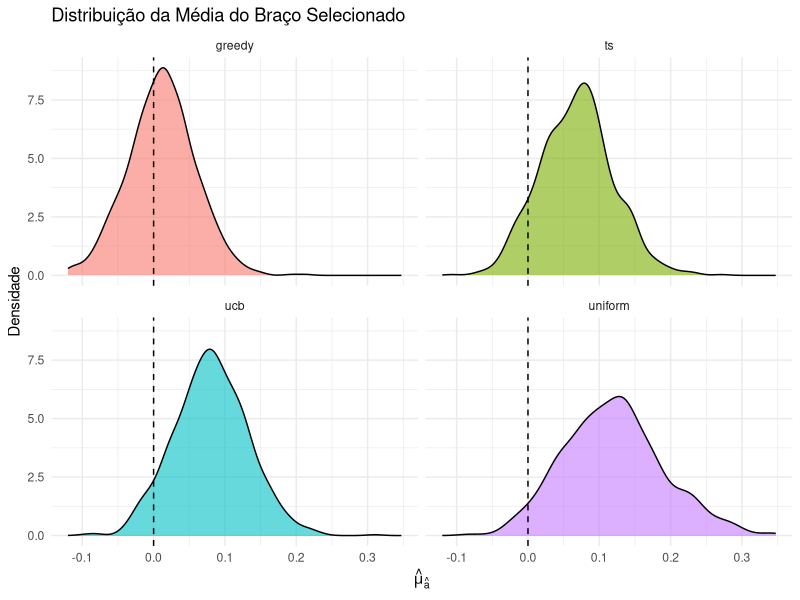
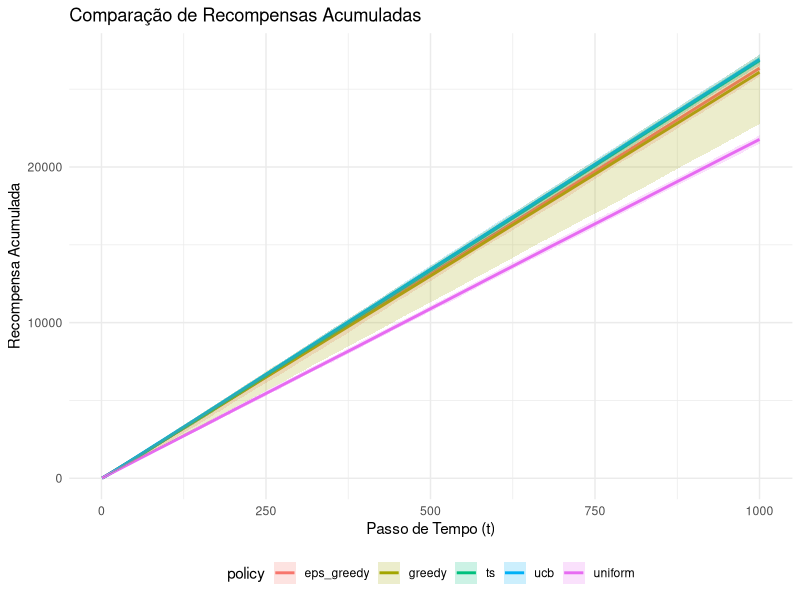

Write the R code that produced these figures, in order.
library(tidyverse)
library(patchwork)
set.seed(2026)

# Função para simular o experimento Parte 1
simular_bandit_normal <- function(T_steps = 500, policy = "uniform") {
  K <- 5
  mu <- rep(0, K)
  sigma <- 1
  
  # Inicialização
  n_a <- rep(0, K)
  sum_a <- rep(0, K)
  
  # Puxar cada braço uma vez para inicializar
  for(a in 1:K) {
    r <- rnorm(1, mu[a], sigma)
    n_a[a] <- 1
    sum_a[a] <- r
  }
  
  for(t in (K+1):T_steps) {
    mu_hat <- sum_a / n_a
    
    if(policy == "uniform") {
      a_t <- sample(1:K, 1)
    } else if(policy == "greedy") {
      a_t <- which.max(mu_hat)
    } else if(policy == "ucb") {
      # c = 2 para UCB
      ucb_score <- mu_hat + 2 * sqrt(log(t) / n_a)
      a_t <- which.max(ucb_score)
    } else if(policy == "ts") {
      # Thompson Sampling: posteriori N(mu_hat, sigma^2/n_a) assumindo priori plana
      theta_sample <- rnorm(K, mean = mu_hat, sd = sigma/sqrt(n_a))
      a_t <- which.max(theta_sample)
    }
    
    r <- rnorm(1, mu[a_t], sigma)
    n_a[a_t] <- n_a[a_t] + 1
    sum_a[a_t] <- sum_a[a_t] + r
  }
  
  mu_hat_final <- sum_a / n_a
  a_star <- which.max(mu_hat_final)
  mu_hat_star <- mu_hat_final[a_star]
  n_star <- n_a[a_star]
  
  # IC 95%
  moe <- 1.96 * sigma / sqrt(n_star)
  ic_lower <- mu_hat_star - moe
  ic_upper <- mu_hat_star + moe
  
  # Cobertura empírica (se 0 está no IC)
  cobertura <- (0 >= ic_lower) & (0 <= ic_upper)
  
  return(data.frame(policy = policy, a_star = a_star, mu_hat_star = mu_hat_star, 
                    n_star = n_star, cobertura = cobertura))
}

n_sims <- 1000
policies <- c("uniform", "greedy", "ucb", "ts")
resultados_p1 <- bind_rows(lapply(policies, function(p) {
  bind_rows(replicate(n_sims, simular_bandit_normal(T_steps = 500, policy = p), simplify = FALSE))
}))

cobertura_resumo <- resultados_p1 %>%
  group_by(policy) %>%
  summarise(cobertura_empirica = mean(cobertura),
            mu_hat_medio = mean(mu_hat_star),
            .groups = 'drop')


knitr::kable(cobertura_resumo, col.names = c("Política", "Cobertura Empírica", "Média de $\\hat{\\mu}_{\\hat{a}}$"), digits = 3)

ggplot(resultados_p1, aes(x = mu_hat_star, fill = policy)) +
  geom_density(alpha = 0.6) +
  geom_vline(xintercept = 0, linetype = "dashed", color = "black") +
  facet_wrap(~policy) +
  theme_minimal() +
  labs(x = expression(hat(mu)[hat(a)]), y = "Densidade", title = "Distribuição da Média do Braço Selecionado") +
  theme(legend.position = "none")

simular_poisson_bandit <- function(T_steps = 1000, policy = "uniform", epsilon = 0.1) {
  K <- 5
  lambda_true <- c(18, 20, 21, 23, 27)
  
  # Priori Gamma(alpha_0, beta_0)
  alpha_0 <- 2
  beta_0 <- 0.1
  
  alpha_t <- rep(alpha_0, K)
  beta_t <- rep(beta_0, K)
  
  rewards <- numeric(T_steps)
  actions <- numeric(T_steps)
  
  # Inicialização
  for(a in 1:K) {
    r <- rpois(1, lambda_true[a])
    rewards[a] <- r
    actions[a] <- a
    alpha_t[a] <- alpha_t[a] + r
    beta_t[a] <- beta_t[a] + 1
  }
  
  for(t in (K+1):T_steps) {
    # Médias a posteriori
    mu_hat <- alpha_t / beta_t
    
    if(policy == "uniform") {
      a_t <- sample(1:K, 1)
    } else if(policy == "greedy") {
      a_t <- which.max(mu_hat)
    } else if(policy == "eps_greedy") {
      if(runif(1) < epsilon) {
        a_t <- sample(1:K, 1)
      } else {
        a_t <- which.max(mu_hat)
      }
    } else if(policy == "ucb") {
      # Adaptando UCB para variância da posteriori Gamma: Var = alpha / beta^2
      # Usando limite superior aproximado
      std_dev <- sqrt(alpha_t / (beta_t^2))
      ucb_score <- mu_hat + 2 * std_dev
      a_t <- which.max(ucb_score)
    } else if(policy == "ts") {
      # Thompson Sampling: amostragem da priori conjugada Gamma
      lambda_sample <- rgamma(K, shape = alpha_t, rate = beta_t)
      a_t <- which.max(lambda_sample)
    }
    
    r <- rpois(1, lambda_true[a_t])
    rewards[t] <- r
    actions[t] <- a_t
    
    # Atualização conjugada
    alpha_t[a_t] <- alpha_t[a_t] + r
    beta_t[a_t] <- beta_t[a_t] + 1
  }
  
  return(data.frame(t = 1:T_steps, policy = policy, reward = rewards, action = actions))
}

policies_p2 <- c("uniform", "greedy", "eps_greedy", "ucb", "ts")
n_sims_p2 <- 100

resultados_p2 <- bind_rows(lapply(policies_p2, function(p) {
  sims <- lapply(1:n_sims_p2, function(i) {
    df <- simular_poisson_bandit(T_steps = 1000, policy = p)
    df$sim_id <- i
    df$cum_reward <- cumsum(df$reward)
    return(df)
  })
  bind_rows(sims)
}))

resumo_tempo_p2 <- resultados_p2 %>%
  group_by(policy, t) %>%
  summarise(mean_cum_reward = mean(cum_reward),
            lower_ci = quantile(cum_reward, 0.05),
            upper_ci = quantile(cum_reward, 0.95),
            .groups = 'drop')

ggplot(resumo_tempo_p2, aes(x = t, y = mean_cum_reward, color = policy, fill = policy)) +
  geom_line(size = 1) +
  geom_ribbon(aes(ymin = lower_ci, ymax = upper_ci), alpha = 0.2, color = NA) +
  theme_minimal() +
  labs(title = "Comparação de Recompensas Acumuladas",
       x = "Passo de Tempo (t)", y = "Recompensa Acumulada") +
  theme(legend.position = "bottom")
